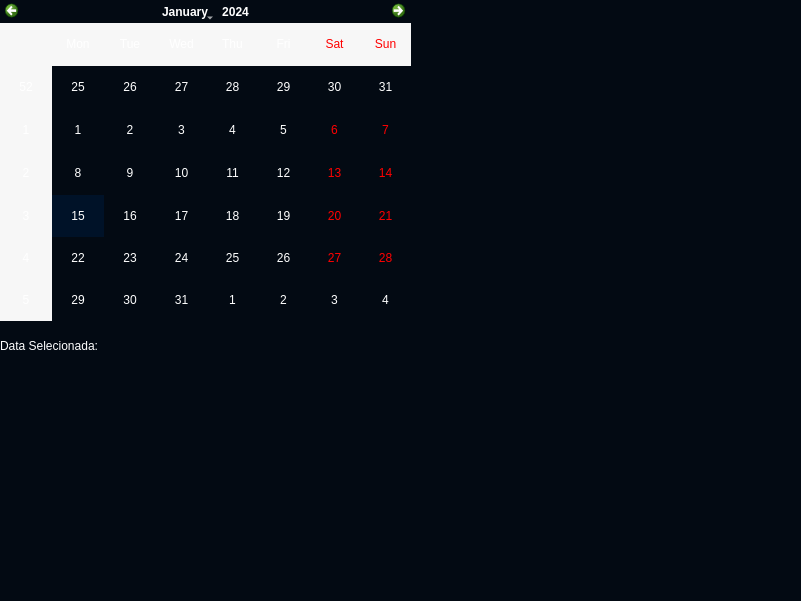
<?xml version="1.0" encoding="UTF-8"?>
<ui version="4.0">
 <class>MainWindow</class>
 <widget class="QMainWindow" name="MainWindow">
  <property name="geometry">
   <rect>
    <x>0</x>
    <y>0</y>
    <width>801</width>
    <height>601</height>
   </rect>
  </property>
  <property name="windowTitle">
   <string>MainWindow</string>
  </property>
  <property name="styleSheet">
   <string notr="true">background-color: rgb(3, 10, 19);</string>
  </property>
  <widget class="QWidget" name="centralwidget">
   <widget class="QCalendarWidget" name="Calendario">
    <property name="geometry">
     <rect>
      <x>0</x>
      <y>0</y>
      <width>411</width>
      <height>321</height>
     </rect>
    </property>
    <property name="sizePolicy">
     <sizepolicy hsizetype="Preferred" vsizetype="Preferred">
      <horstretch>0</horstretch>
      <verstretch>0</verstretch>
     </sizepolicy>
    </property>
    <property name="styleSheet">
     <string notr="true">font: 8pt &quot;JetBrains Mono&quot;;
color: rgb(255, 255, 255);
selection-color: rgb(255, 255, 255);
background-color: rgb(3, 10, 19);
alternate-background-color: rgb(0, 18, 40, .37);
selection-background-color: rgb(0, 18, 40);
</string>
    </property>
   </widget>
   <widget class="QLabel" name="Data_sel">
    <property name="geometry">
     <rect>
      <x>0</x>
      <y>330</y>
      <width>221</width>
      <height>31</height>
     </rect>
    </property>
    <property name="styleSheet">
     <string notr="true">font: 12pt &quot;JetBrains Mono&quot;;

color: rgb(255, 255, 255);
background-color: rgba(255, 255, 255, 0);</string>
    </property>
    <property name="text">
     <string>Data Selecionada:</string>
    </property>
   </widget>
  </widget>
 </widget>
 <resources/>
 <connections/>
</ui>
